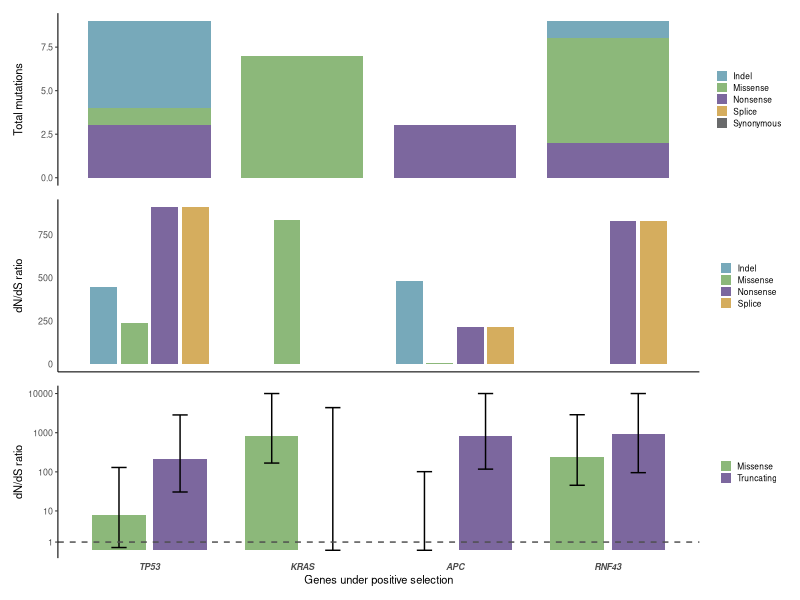

Here is the R script that generated this plot:
library(readr)
library(dplyr)
library(tidyr)
library(ggplot2)
library(patchwork)

#### Prep ####
# Read in data
prog <- read_tsv("data/variants/dndscv/dndscv_genes_prog_pre.tsv")
prog_ci <- read_tsv("data/variants/dndscv/prog_pre_gene_ci.tsv") |>
    filter(!gene == "RBM10")

# Filter and reshape data
muts_df <- prog |>
  select(gene_name, n_syn, n_mis, n_non, n_spl, n_ind, qglobal_cv) |>
  filter(qglobal_cv < 0.05) |>
  pivot_longer(
    cols = starts_with("n_"),
    names_to = "mutation_type",
    values_to = "count"
  ) |>
  mutate(
    mutation_type = recode(mutation_type,
      n_syn = "Synonymous", n_mis = "Missense", n_non = "Nonsense",
      n_spl = "Splice", n_ind = "Indel"
    )
  )

ratios_df <- prog |>
  filter(qglobal_cv < 0.05) |>
  select(gene_name, wmis_cv, wnon_cv, wspl_cv, wind_cv) |>
  pivot_longer(
    cols = starts_with("w"),
    names_to = "mutation_type",
    values_to = "w_dnds"
  ) |>
  mutate(
    mutation_type = recode(mutation_type,
      wmis_cv = "Missense",
      wnon_cv = "Nonsense",
      wspl_cv = "Splice",
      wind_cv = "Indel"
    ),
    gene_name = factor(gene_name, levels = unique(gene_name)) # preserve order
  )

ci_df <- prog_ci |>
  rename(gene_name = gene) |>
  tidyr::pivot_longer(cols = starts_with(c("mis", "tru")),
                      names_to = c("type", ".value"),
                      names_pattern = "(mis|tru)_(.*)") |>
  mutate(type = dplyr::recode(type,
                         "mis" = "Missense",
                         "tru" = "Truncating")
        )

# Set order of genes
genes_order <- muts_df |>
    arrange(qglobal_cv) |>
    pull(gene_name) |>
    unique()

muts_df <- muts_df |>
    mutate(gene_name = factor(gene_name, labels = genes_order))

ratios_df <- ratios_df |>
    mutate(gene_name = factor(gene_name, labels = genes_order))


ci_df <- ci_df |>
    mutate(gene_name = factor(gene_name, labels = genes_order))


# Define colour palette
mutation_colours <- c(
  "Missense"   = "#8cb87aff",  
  "Truncating" = "#7c679eff",
  "Indel" = "#77a9baff",
  "Nonsense" = "#7c679eff",
  "Splice" = "#d5ad5eff",
  "Synonymous" ="#696a6bff"
)

# Counts barplot
counts_barplot <- ggplot(muts_df, aes(x = gene_name, y = count, fill = mutation_type)) +
  geom_col(width = 0.8) +
  scale_fill_manual(values = mutation_colours) +
  labs(
    x = NULL,
    y = "Total mutations",
    fill = NULL
  ) +
  theme_classic(base_size = 8) +
  theme(
    axis.text.x = element_blank(),
    axis.line.x = element_blank(),
    axis.ticks.x = element_blank(),
    legend.position = "right",
    legend.text  = element_text(size = 6),
    legend.key.size = unit(0.3, "cm")  
  )

# ratios barplot
ratios_barplot <- ggplot(ratios_df, aes(x = gene_name, y = w_dnds, fill = mutation_type)) +
  geom_col(position = position_dodge(width = 0.8), width = 0.7) +
  labs(
    x = NULL,
    y = "dN/dS ratio",
    fill = NULL
  ) +
  theme_classic(base_size = 8) +
  theme(
    axis.text.x = element_blank(),
    axis.ticks = element_blank(),
    legend.position = "right",
    legend.text  = element_text(size = 6),
    legend.key.size = unit(0.3, "cm")
  ) +
  scale_fill_manual(values = mutation_colours) 

# dnds ratios barplot
# Plot
ci_barplot <- ggplot(ci_df, aes(x = gene_name, y = mle, fill = type)) +
  geom_col(position = position_dodge(width = 0.8), width = 0.7) +
  geom_errorbar(
    aes(ymin = low, ymax = high),
    position = position_dodge(width = 0.8),
    width = 0.2
  ) +
    geom_hline(yintercept = 1, linetype = "dashed", colour = "grey30") +
  scale_fill_manual(values = mutation_colours) +
  scale_y_log10(trans = "pseudo_log", breaks = c(1, 10, 100, 1000, 10000)) +
  labs(
    x = "Genes under positive selection",
    y = "dN/dS ratio",
    fill = NULL
  ) +
  theme_classic(base_size = 8) +
  theme(
    axis.text.x = element_text(face = "bold.italic"),
    axis.line.x = element_blank(),
    axis.ticks.x = element_blank(),
    legend.position = "right",
    legend.text  = element_text(size = 6),
    legend.key.size = unit(0.3, "cm")
  )

# Combine plots
combined_plot <- counts_barplot / ratios_barplot / ci_barplot + plot_layout(heights = c(1, 1, 1))

ggsave("plots/dndscv/precursors/dndscv_progressors_plot.png",
        plot = combined_plot, height = 3, width = 3.4, dpi = 300)
